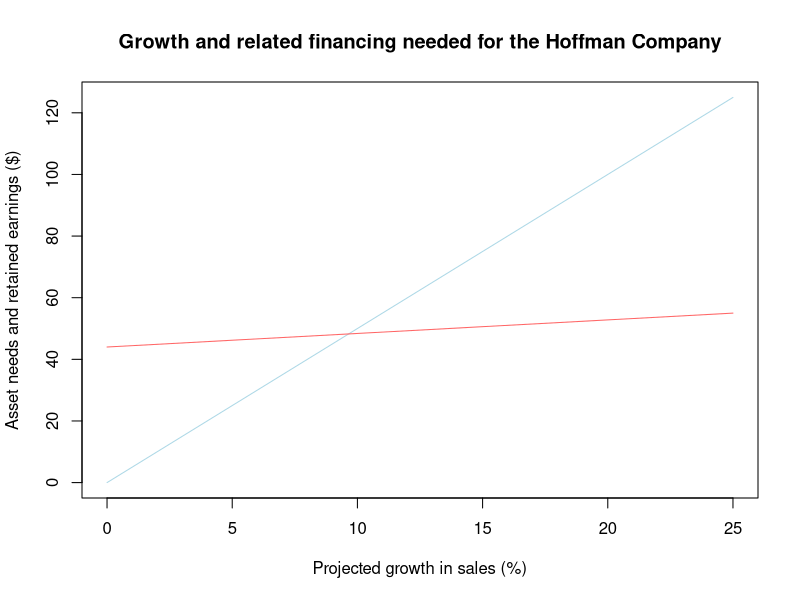

R code for this plot: (Note: this script raises an error after producing the figure.)
## ---- chunk 1
require(kableExtra)
require(dplyr)
knitr::opts_chunk$set(echo = TRUE)
options(scipen = 999)
pretty <- function(x) format(x, big.mark=",")
## ---- chunk 2
computerfield <- new.env()
computerfield$is <- matrix(c(1000, 800, 200), ncol=1)
rownames(computerfield$is) <- c("Sales", "Costs", "Net income")

knitr::kable(pretty(computerfield$is), align = "lr",
             caption="Computerfield corporation, income statement") %>%
    add_indent(c(3))
## ---- chunk 3
computerfield$bs <- matrix(c(500, 500, 250, 250, 500), ncol=1)
rownames(computerfield$bs) <- c("Assets", "Total Assets", "Debt", "Equity",
                                "Total Debt and Equity")

knitr::kable(pretty(computerfield$bs),
      align = "lr", caption="Computerfield Corporation balance sheet") %>%
    kable_styling(bootstrap_options="striped", full_width=F) %>%
    pack_rows("Assets", 1, 2, bold=T, background="#f2f2f2") %>%
    pack_rows("Debt and Equity", 3, 5, bold=T, background="#D3E4CD") %>%
    add_indent(c(2, 5))
## ---- chunk 4
computerfield$is.proforma <- computerfield$is
computerfield$is.proforma <- computerfield$is * 1.2
knitr::kable(pretty(computerfield$is.proforma), align="lr",
    caption="Computerfield corporation, pro forma income statement") %>%
  add_indent(c(3))
## ---- chunk 5
computerfield$bs.proforma <- computerfield$bs
computerfield$bs.proforma <- computerfield$bs * 1.2
rownames(computerfield$bs.proforma) <-
    c("Assets (+100)", "Total Assets (+100)", "Debt (+50)",
      "Equity (+50)", "Total Debt and Equity (+100)")
knitr::kable(computerfield$bs.proforma, align = "lr",
      caption="Computerfield Corporation pro forma balance sheet") %>%
    kable_styling(bootstrap_options="striped", full_width=F) %>%
    pack_rows("Assets", 1, 2, bold=T, background="#f2f2f2") %>%
    pack_rows("Debt and Equity", 3, 5, bold=T, background="#D3E4CD") %>%
    add_indent(c(2, 5))
## ---- chunk 6
computerfield$bs.proforma.alt <- computerfield$bs
computerfield$bs.proforma.alt <- matrix(c(600, 600, 110, 490, 600), ncol=1)
rownames(computerfield$bs.proforma.alt) <-
    c("Assets (+100)", "Total Assets (+100)", "Debt (-140)",
      "Equity (+240)", "Total Debt and Equity (+100)")
knitr::kable(pretty(computerfield$bs.proforma.alt), align = "lr",
      caption="Computerfield Corporation alternate pro forma balance sheet") %>%
    kable_styling(bootstrap_options="striped", full_width=F) %>%
    pack_rows("Assets", 1, 2, bold=T, background="#f2f2f2") %>%
    pack_rows("Debt and Equity", 3, 5, bold=T, background="#D3E4CD") %>%
    add_indent(c(2, 5))
## ---- chunk 7
rosengarten <- new.env()
rosengarten$growth.rate <- .25
rosengarten$is <- matrix(c(1000, 800, 200, 68, 132, 44, 88), ncol=1)
rownames(rosengarten$is) <- c("Sales", "Costs", "Taxable income", "Taxes (34%)",
                              "Net income", "Dividends",
                              "Addition to retained earnings")
knitr::kable(pretty(rosengarten$is),
      col.names=c("Item", "Amount ($)"), align="lr",
      caption="Rosengarten Corporation income statement") %>%
    kable_styling(bootstrap_options="striped", full_width=F) %>%
    add_indent(c(5))
## ---- chunk 8
rosengarten$is.proforma <- matrix(
    rosengarten$is[1:5,] * (1 + rosengarten$growth.rate), ncol=1)
rownames(rosengarten$is.proforma) <-
    c("Sales (projected)", "Costs", "Taxable income",
      "Taxes (34%)", "Net income")
knitr::kable(pretty(rosengarten$is.proforma), align = "lr",
     caption="Rosengarten Corporation pro forma income statement") %>%
   kable_styling(bootstrap_options="striped", full_width=F) %>%
   add_indent(c(5))
## ---- chunk 9
rosengarten$dividend.ratio <- .3333
## ---- chunk 10
rosengarten$bs <- matrix(c(160, 440, 600, 1200, 1800, 3000, 300, 100,
                           400, 800, 800, 1000, 1800, 3000), ncol=1)
rownames(rosengarten$bs) <- c("Cash", "Accounts receivable", "Inventory",
                              "Total current assets", "Net plant and equipment",
                              "Total assets", "Accounts payable",
                              "Notes payable", "Total current liabilities",
                              "Long-term debt",
                              "Common stock and paid-in surplus",
                              "Retained earnings", "Total equity",
                              "Total liabilities and owners' equity")
rosengarten$bs.pct.of.sales <- c(.16, .44, .60, 1.2, 1.8, 3, .3,
                                 NA, NA, NA, NA, NA, NA, NA)
rosengarten$bs <- cbind(rosengarten$bs, rosengarten$bs.pct.of.sales)

knitr::kable(pretty(rosengarten$bs),
     col.names=c("", "Amount ($)", "% of sales"), align="lrr",
     caption="Rosengarten Corporation balance sheet") %>%
   kable_styling(bootstrap_options="striped", full_width=F) %>%
   pack_rows("Current assets", 1, 4, bold=T, background="#f2f2f2") %>%
   pack_rows("Fixed assets", 5, 5, bold=T, background="#D3E4CD") %>%
   pack_rows("Current liabilities", 7, 9, bold=T, background="#FAD4D4") %>%
   pack_rows("Owners' equity", 11, 13, bold=T, background="#D9E4EC") %>%
   row_spec(5, extra_latex_after = "\\addlinespace") %>%
   row_spec(6, extra_latex_after = "\\addlinespace") %>%
   row_spec(13, extra_latex_after = "\\addlinespace") %>%
   add_indent(c(4, 9, 13))
## ---- chunk 11
tmp <- matrix(rosengarten$bs[,1], ncol=1)
rownames(tmp) <- rownames(rosengarten$bs)
rosengarten$bs.proforma <- tmp
rosengarten$bs.proforma[1:7] <- tmp * (1 + rosengarten$growth.rate)
rosengarten$bs.proforma["Total current liabilities",] <-
    rosengarten$bs.proforma["Accounts payable",] +
    rosengarten$bs.proforma["Notes payable",]
rosengarten$bs.proforma["Retained earnings",] <-
    tmp["Retained earnings",] +
    rosengarten$is.proforma["Net income",] * (1 - rosengarten$dividend.ratio)
rosengarten$bs.proforma["Total equity",] <-
    tmp["Total equity",] +
    rosengarten$is.proforma["Net income",] * (1 - rosengarten$dividend.ratio)
rosengarten$bs.proforma["Total liabilities and owners' equity",] <-
    rosengarten$bs.proforma["Total current liabilities",] +
    rosengarten$bs.proforma["Long-term debt",] +
    rosengarten$bs.proforma["Total equity",]
rosengarten$bs.proforma.efn <-
    rosengarten$bs.proforma["Total assets",] -
    rosengarten$bs.proforma["Total liabilities and owners' equity",]
rosengarten$bs.proforma.delta <- c(rosengarten$bs.proforma - rosengarten$bs[,1],
                                   rosengarten$bs.proforma.efn)
rosengarten$bs.proforma <- rbind(rosengarten$bs.proforma,
                                 rosengarten$bs.proforma.efn)
rosengarten$bs.proforma <- cbind(rosengarten$bs.proforma,
                                 rosengarten$bs.proforma.delta)
rownames(rosengarten$bs.proforma) <- c(rownames(rosengarten$bs),
                                       "External financing needed")
knitr::kable(pretty(round(rosengarten$bs.proforma)),
     col.names=c("Item", "Amount ($)", "Change from current year"), align="lrr",
     caption="Rosengarten Corporation pro forma balance sheet") %>%
   kable_styling(bootstrap_options="striped", full_width=F) %>%
   pack_rows("Current assets", 1, 4, bold=T, background="#f2f2f2") %>%
   pack_rows("Fixed assets", 5, 5, bold=T, background="#D3E4CD") %>%
   pack_rows("Current liabilities", 7, 9, bold=T, background="#FAD4D4") %>%
   pack_rows("Owners' equity", 11, 13, bold=T, background="#D9E4EC") %>%
   row_spec(5, extra_latex_after = "\\addlinespace") %>%
   row_spec(6, extra_latex_after = "\\addlinespace") %>%
   row_spec(13, extra_latex_after = "\\addlinespace") %>%
   add_indent(c(4, 9, 13))
## ---- chunk 12
tmp <- matrix(rosengarten$bs.proforma[-nrow(rosengarten$bs.proforma),1], ncol=1)
rownames(tmp) <- rownames(rosengarten$bs.proforma)[-15]
rosengarten$bs.scenario <- round(tmp)
rosengarten$bs.scenario["Notes payable",] <- 
    rosengarten$bs.scenario["Notes payable",] +
    225
rosengarten$bs.scenario["Total current liabilities",] <-
    rosengarten$bs.scenario["Total current liabilities",] +
    225
rosengarten$bs.scenario["Long-term debt",] <-
    rosengarten$bs.scenario["Long-term debt",] +
    340
rosengarten$bs.scenario["Total liabilities and owners' equity",] <-
    rosengarten$bs.scenario["Total current liabilities",] +
    rosengarten$bs.scenario["Long-term debt",] +
    rosengarten$bs.scenario["Total equity",]
rosengarten$bs.scenario.delta <-
    round(rosengarten$bs.scenario - rosengarten$bs[,1])
rosengarten$bs.scenario <- cbind(rosengarten$bs.scenario,
                                 rosengarten$bs.scenario.delta)
knitr::kable(pretty(rosengarten$bs.scenario),
     col.names=c("Item", "Amount ($)", "Change from current year"), align="lrr",
     caption="Rosengarten Corporation pro forma balance sheet") %>%
   kable_styling(bootstrap_options="striped", full_width=F) %>%
   pack_rows("Current assets", 1, 4, bold=T, background="#f2f2f2") %>%
   pack_rows("Fixed assets", 5, 5, bold=T, background="#D3E4CD") %>%
   pack_rows("Current liabilities", 7, 9, bold=T, background="#FAD4D4") %>%
   pack_rows("Owners' equity", 11, 13, bold=T, background="#D9E4EC") %>%
   row_spec(5, extra_latex_after = "\\addlinespace") %>%
   row_spec(6, extra_latex_after = "\\addlinespace") %>%
   row_spec(13, extra_latex_after = "\\addlinespace") %>%
   add_indent(c(4, 9, 13))
## ---- chunk 13
hoffman <- new.env()
hoffman$is <- matrix(c(500, 400, 100, 34, 66, 22, 44), ncol=1)
hoffman$is.accounts <- c("Sales", "Costs", "Taxable income", "Taxes (34%)",
                         "Net income", "Dividend",
                         "Additions to retained earnings")
rownames(hoffman$is) <- hoffman$is.accounts
knitr::kable(pretty(hoffman$is),
             caption="Hoffman Company income statement") %>%
    add_indent(c(6,7))

hoffman$bs <- data.frame(
  Category = c("Current assets", "Net fixed assets", "Total assets",
               "Total debt", "Owners' equity",
               "Total liabilities and owners' equity"),
  Amount = c(200, 300, 500, 250, 250, 500),
  pctSales = c(.4, .6, 1, NA, NA, NA)
)

knitr::kable(pretty(hoffman$bs),
     col.names=c("Item", "Amount ($)", "% of sales"), align="lrr",
     caption="Hoffman Corporation balance sheet") %>%
   kable_styling(bootstrap_options="striped", full_width=F) %>%
   pack_rows("Assets", 1, 3, bold=T, background="#f2f2f2") %>%
   pack_rows("Liabilities and Owners' Equity", 4, 6, bold=T,
             background="#D3E4CD") %>%
   row_spec(3, extra_latex_after = "\\addlinespace") %>%
   add_indent(c(3,6))
## ---- chunk 14
hoffman$is.proforma <- hoffman$is * 1.2
knitr::kable(pretty(hoffman$is),
             caption="Hoffman Company pro forma income statement")

hoffman$bs.proforma <- data.frame(
  Category = c(hoffman$bs$Category),
  #          Assets all vary with sales;    Total Debt unchanged
  Amount = c(hoffman$bs$Amount[1:3] * 1.2, hoffman$bs$Amount[4],
  #           Add addition to retained earnings to owners' equity
              hoffman$bs$Amount[5] + hoffman$is.proforma[7, 1],
  #           Do the same with total liabilities and owners' equity
              hoffman$bs$Amount[6] + hoffman$is.proforma[7, 1]),
  pctSales = hoffman$bs$pctSales
)
efn <- hoffman$bs.proforma[3,2] - hoffman$bs.proforma[6,2]
hoffman$bs.proforma <- rbind(hoffman$bs.proforma,
  c("External financing needed", efn, NA))

knitr::kable(pretty(hoffman$bs.proforma),
     col.names=c("Item", "Amount ($)", "% of sales"), align="lrr",
     caption="Hoffman Corporation pro forma balance sheet") %>%
   kable_styling(bootstrap_options="striped", full_width=F) %>%
   pack_rows("Assets", 1, 3, bold=T, background="#f2f2f2") %>%
   pack_rows("Liabilities and Owners' Equity", 4, 6, bold=T,
             background="#D3E4CD") %>%
   row_spec(c(3,6), extra_latex_after = "\\addlinespace") %>%
   add_indent(c(3,6))
## ---- chunk 15
efn <- new.env()
efn$sales.growth <- c(0, .05, .1, .15, .20, .25)
efn$assets.increase <- 500 * efn$sales.growth
efn$addition.retained.earnings <- 44 + (44 * efn$sales.growth)
efn$efn <- (500 + efn$assets.increase) - (500 + efn$addition.retained.earnings)
# We assume that all needed funds are borrowed
efn$de.ratio <- round((250 + efn$efn) /
                      (250 + efn$addition.retained.earnings),2)
efn$growth.table <- data.frame(
  Sales.Growth = efn$sales.growth,
  Assets.Increase = efn$assets.increase,
  Addition.Retained.Earnings = efn$addition.retained.earnings,
  External.Financing.Needed = efn$efn,
  DE.Ratio = efn$de.ratio
)
efn$gt.cols <- c("Projected Sales Growth", "Increase in Assets Required",
                 "Addition to Retained Earnings",
                 "External Financing Needed, EFN",
                 "Projected Debt-Equity Ratio")
knitr::kable(efn$growth.table, col.names=efn$gt.cols)
## ---- chunk 16
plot(efn$sales.growth*100, efn$assets.increase, type="l",
     xlab="Projected growth in sales (%)",
     ylab="Asset needs and retained earnings ($)",
     col="lightblue",
     main="Growth and related financing needed for the Hoffman Company")
lines(efn$sales.growth*100, efn$addition.retained.earnings,
      col="#FF6666")
## ---- chunk 17
ex3.4 <- new.env()

ex3.4$lowes <- c(48.8, 3.2, 2.0, 0.7, 1.6, 6.5, 33.7, 25, 1.3, 18.1)
ex3.4$home.depot <- c(68.0, 5.8, 3.3, 0.5, 1.6, 8.7, 40.1, 37, 1.6, 18.9)

ex3.4$rows <- c("Sales", "EBIT", "Net income", "Cash", "Depreciation",
                "Interest bearing debt", "Total assets", "Price per share",
                "Shares outstanding", "Shareholder equity")
ex3.4$col <- c("Lowe's Company, Inc.", "The Home Depot, Inc.")

ex3.4$tbl <- matrix(c(ex3.4$lowes, ex3.4$home.depot), ncol=2)
rownames(ex3.4$tbl) <- ex3.4$rows
colnames(ex3.4$tbl) <- ex3.4$col
knitr::kable(ex3.4$tbl, align="cc")

ex3.4$equity.multiplier <- round(ex3.4$tbl["Total assets",] /
    ex3.4$tbl["Shareholder equity",],1)
ex3.4$total.asset.turnover <- round(ex3.4$tbl["Sales",] /
    ex3.4$tbl["Total assets",],1)
ex3.4$profit.margin <- round(ex3.4$tbl["Net income",] /
    ex3.4$tbl["Sales",],3)
ex3.4$roe <- round(ex3.4$tbl["Net income",] /
    ex3.4$tbl["Shareholder equity",],3)
ex3.4$market.capitalization <- round(ex3.4$tbl["Price per share",] *
    ex3.4$tbl["Shares outstanding",],1)
ex3.4$enterprise.value <- round(ex3.4$market.capitalization +
    ex3.4$tbl["Interest bearing debt",] - ex3.4$tbl["Cash",],1)
ex3.4$eps <- round(ex3.4$tbl["Net income",] / 
    ex3.4$tbl["Shares outstanding",],2)
ex3.4$pe.multiple <- round(ex3.4$tbl["Price per share",] / ex3.4$eps,1)
ex3.4$ebitda <- round(ex3.4$tbl["EBIT",] + ex3.4$tbl["Depreciation",],1)
ex3.4$ev.multiple <- round(ex3.4$enterprise.value / ex3.4$ebitda,1)
## ---- chunk 18
ex3.5 <- new.env()
ex3.5$is.proforma <- matrix(c(606.8, 485.4, 121.4, 41.3, 80.1, 26.7, 53.4),
                            ncol=1)
ex3.5$is.rows <- c("Sales (Projected)", "Costs (80% of sales)",
                   "Taxable income", "Taxes (34%)", "Net income",
                   "Dividends", "Addition to retained earnings")
rownames(ex3.5$is.proforma) <- ex3.5$is.rows
knitr::kable(ex3.5$is.proforma,
    caption="Hoffman Company pro forma income statement") %>%
  add_indent(c(6,7))
## ---- chunk 19
ex3.5$bs.cols <- c("$", "% of sales")
ex3.5$bs.assets <- matrix(c(242.7, 364.1, 606.8, .4, .6, 1), ncol=2)
ex3.5$bs.assets.rows <- c("Current assets", "Net fixed assets", "Total assets")
rownames(ex3.5$bs.assets) <- ex3.5$bs.assets.rows
colnames(ex3.5$bs.assets) <- ex3.5$bs.cols
ex3.5$bs.lande <- matrix(c(250.0, 303.4, 553.4, 53.4, NA, NA, NA, NA), ncol=2)
ex3.5$bs.lande.rows <- c("Total debt", "Owners' equity",
  "Total liabilities and owners' equity", "External financing needed")
rownames(ex3.5$bs.lande) <- ex3.5$bs.lande.rows
colnames(ex3.5$bs.lande) <- ex3.5$bs.cols
ex3.5$bs.display <- list(ex3.5$bs.assets, ex3.5$bs.lande)
knitr::kable(ex3.5$bs.display,
    caption="Hoffman Company pro forma balance sheet", align="cc") %>%
  add_indent(c(3)) %>%
  kable_styling(latex_options = "HOLD_position")
